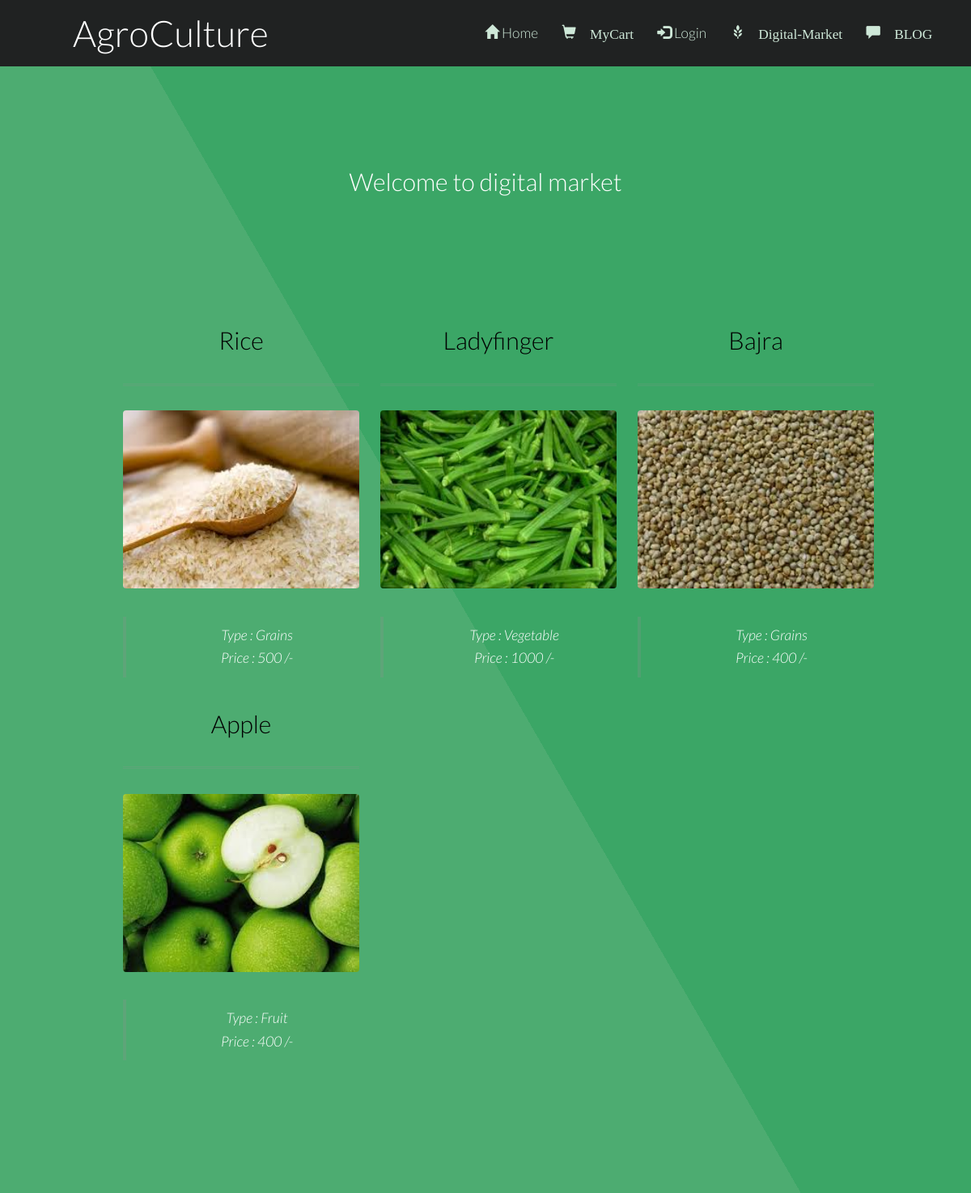
/productMenu.php, run on the app's committed database.
### tables this page shows
CREATE TABLE IF NOT EXISTS `fproduct` (
  `fid` int(255) NOT NULL,
  `pid` int(255) NOT NULL AUTO_INCREMENT,
  `product` varchar(255) NOT NULL,
  `pcat` varchar(255) NOT NULL,
  `pinfo` varchar(255) NOT NULL,
  `price` float NOT NULL,
  `pimage` varchar(255) NOT NULL DEFAULT 'blank.png',
  `picStatus` int(10) NOT NULL DEFAULT '0',
  PRIMARY KEY (`pid`)
);

### productMenu.php (the view, shortened to what this page needs)
<?php
	require 'db.php';
?>
<!DOCTYPE html>
<html lang="en">
	<head>
		<link href="bootstrap\css\bootstrap.min.css" rel="stylesheet">
		<link rel="stylesheet" href="login.css"/>
	</head>
	<body class>
		<?php
			require 'menu.php';
		?>
			<section id="main" class="wrapper style1 align-center" >
				<div class="container">
						<h2>Welcome to digital market</h2>
				<section id="two" class="wrapper style2 align-center">
				<div class="container">
				<?php
					if(!isset($_GET['type']) OR $_GET['type'] == "all")
					{
					 	$sql = "SELECT * FROM fproduct WHERE 1";
					}
					$result = mysqli_query($conn, $sql);
					?>
					<div class="row">
					<?php
						while($row = $result->fetch_array()):
							$picDestination = "images/productImages/".$row['pimage'];
						?>
							<div class="col-md-4">
							<section>
							<strong><h2 class="title" style="color:black; "><?php echo $row['product'].'';?></h2></strong>
							<a href="review.php?pid=<?php echo $row['pid'] ;?>" > <img class="image fit" src="<?php echo $picDestination;?>" height="220px;"  /></a>
							<div style="align: left">
							<blockquote><?php echo "Type : ".$row['pcat'].'';?><br><?php echo "Price : ".$row['price'].' /-';?><br></blockquote>
						</section>
						</div>
						<?php endwhile;	?>
					</div>
			</section>
			</section>
	</body>
</html>

### menu.php (shortened to what this page needs)
<?php
	if(isset($_SESSION['logged_in']) AND $_SESSION['logged_in'] == 1)
	{
		$loginProfile = "My Profile: ". $_SESSION['Username'];
		$logo = "glyphicon glyphicon-user";
		if($_SESSION['Category']!= 1)
		{
			$link = "Login/profile.php";
		}
		else {
				$link = "profileView.php";
		}
	}
	else
	{
		$loginProfile = "Login";
		$link = "index.php";
		$logo = "glyphicon glyphicon-log-in";
	}
?>
<!DOCTYPE html>
			<header id="header">
				<h1><a href="index.php">AgroCulture</a></h1>
				<nav id="nav">
					<ul>
						<li><a href="index.php"><span class="glyphicon glyphicon-home"></span> Home</a></li>
						<li><a href="myCart.php"><span class="glyphicon glyphicon-shopping-cart"> MyCart</a></li>
						<li><a href="<?= $link; ?>"><span class="<?php echo $logo; ?>"></span><?php echo" ". $loginProfile; ?></a></li>
						<li><a href="market.php"><span class="glyphicon glyphicon-grain"> Digital-Market</a></li>
						<li><a href="blogView.php"><span class="glyphicon glyphicon-comment"> BLOG</a></li>					<?php if(isset($_SESSION['Category']) && $_SESSION['Category'] == 1): ?>
					<?php endif; ?>					</ul>
				</nav>
			</header>
	</body>
</html>

### login.css (style rules this page uses)
.container { padding: 16px; }

### css/style.css (style rules this page uses)
body { background: #fff; }
body, input, select, textarea { color: #444; font-family: "Lato", Helvetica, sans-serif; font-size: 15pt; font-weight: 300; line-height: 1.65em; }
a { color: #4dac71; text-decoration: underline; }
strong, b { color: #666; font-weight: 400; }
h1, h2, h3, h4, h5, h6 { color: #666; font-weight: 300; line-height: 1em; margin: 0 0 1em 0; }
h1 a, h2 a, h3 a, h4 a, h5 a, h6 a { color: inherit; text-decoration: none; }
h2 { font-size: 1.75em; line-height: 1.5em; }
blockquote { border-left: solid 4px rgba(144, 144, 144, 0.25); font-style: italic; margin: 0 0 2em 0; padding: 0.5em 0 0.5em 2em; }
.align-center { text-align: center; }
.image { border-radius: 4px; border: 0; display: inline-block; position: relative; }
.image.fit { display: block; margin: 0 0 2em 0; width: 100%; }
ul { list-style: disc; margin: 0 0 2em 0; padding-left: 1em; }
ul li { padding-left: 0.5em; }
#header { background-color: #202222; color: #ffffff; cursor: default; height: 4.75em; line-height: 4.75em; width: 100%; z-index: 10000; }
#header h1 { color: #ffffff; height: inherit; left: 2.5em; line-height: inherit; margin: 0; padding: 0; position: absolute; top: 0; }
#header h1 a { font-size: 1.25em; }
#header nav { height: inherit; line-height: inherit; position: absolute; right: 2.75em; top: 0; vertical-align: middle; }
#header nav > ul { list-style: none; margin: 0; padding-left: 0; }
#header nav > ul > li { border-radius: 4px; display: inline-block; margin-left: 1.5em; padding-left: 0; }
#header nav > ul > li a { -moz-transition: color 0.2s ease-in-out; -webkit-transition: color 0.2s ease-in-out; -o-transition: color 0.2s ease-in-out; -ms-transition: color 0.2s ease-in-out; transition: color 0.2s ease-in-out; color: #cee8d8; display: inline-block; text-decoration: none; }
#header nav > ul > li:first-child { margin-left: 0; }
.wrapper { padding: 6em 0em 4em; }
.wrapper.style1 { background-color: #3ba666; -moz-background-image: linear-gradient(60deg, #4dac71 50%, #3ba666 50%); -webkit-background-image: linear-gradient(60deg, #4dac71 50%, #3ba666 50%); -o-background-image: linear-gradient(60deg, #4dac71 50%, #3ba666 50%); -ms-background-image: linear-gradient(60deg, #4dac71 50%, #3ba666 50%); background-image: linear-gradient(60deg, #4dac71 50%, #3ba666 50%); color: #ffffff; }
.wrapper.style1 h2 { color: #ffffff; }
.wrapper.style2 .title, .wrapper.style2 header { border-bottom: medium double rgba(144, 144, 144, 0.25); padding-bottom: 1em; }

### css/style-xlarge.css (style rules this page uses)
body, input, select, textarea { font-size: 13pt; }

### css/style-large.css (style rules this page uses)
body, input, select, textarea { font-size: 13pt; }

### data on the page
fproduct: product "Rice", pimage (picture), pcat "Grains", price "500"
fproduct: product "Ladyfinger", pimage (picture), pcat "Vegetable", price "1000"
fproduct: product "Bajra", pimage (picture), pcat "Grains", price "400"
fproduct: product "Apple", pimage (picture), pcat "Fruit", price "400"

### other printed values
$loginProfile "Login"
